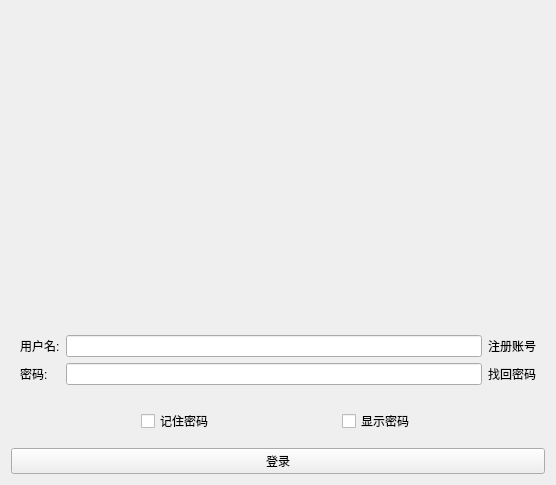
<?xml version="1.0" encoding="UTF-8"?>
<ui version="4.0">
 <class>tcplogin</class>
 <widget class="QWidget" name="tcplogin">
  <property name="geometry">
   <rect>
    <x>0</x>
    <y>0</y>
    <width>556</width>
    <height>485</height>
   </rect>
  </property>
  <property name="windowTitle">
   <string>Form</string>
  </property>
  <layout class="QVBoxLayout" name="verticalLayout">
   <item>
    <widget class="QLabel" name="loginlabel">
     <property name="styleSheet">
      <string notr="true">background-image: url(:/photo/qqlogin.png);</string>
     </property>
     <property name="text">
      <string/>
     </property>
     <property name="textFormat">
      <enum>Qt::AutoText</enum>
     </property>
     <property name="scaledContents">
      <bool>false</bool>
     </property>
     <property name="alignment">
      <set>Qt::AlignJustify|Qt::AlignVCenter</set>
     </property>
     <property name="wordWrap">
      <bool>false</bool>
     </property>
     <property name="margin">
      <number>7</number>
     </property>
    </widget>
   </item>
   <item>
    <layout class="QVBoxLayout" name="verticalLayout_7">
     <item>
      <widget class="QWidget" name="widget" native="true">
       <property name="sizePolicy">
        <sizepolicy hsizetype="Preferred" vsizetype="Fixed">
         <horstretch>0</horstretch>
         <verstretch>0</verstretch>
        </sizepolicy>
       </property>
       <layout class="QGridLayout" name="gridLayout">
        <item row="0" column="0">
         <widget class="QLabel" name="label">
          <property name="text">
           <string>用户名:</string>
          </property>
         </widget>
        </item>
        <item row="1" column="2">
         <widget class="QLabel" name="label_4">
          <property name="text">
           <string>找回密码</string>
          </property>
          <property name="margin">
           <number>10</number>
          </property>
         </widget>
        </item>
        <item row="0" column="1">
         <widget class="QLineEdit" name="username"/>
        </item>
        <item row="1" column="1">
         <widget class="QLineEdit" name="passwd"/>
        </item>
        <item row="1" column="0">
         <widget class="QLabel" name="label_2">
          <property name="text">
           <string>密码:</string>
          </property>
         </widget>
        </item>
        <item row="0" column="2">
         <widget class="QLabel" name="label_3">
          <property name="text">
           <string>注册账号</string>
          </property>
          <property name="margin">
           <number>10</number>
          </property>
         </widget>
        </item>
       </layout>
      </widget>
     </item>
     <item>
      <widget class="QWidget" name="widget_2" native="true">
       <property name="sizePolicy">
        <sizepolicy hsizetype="Preferred" vsizetype="Fixed">
         <horstretch>0</horstretch>
         <verstretch>0</verstretch>
        </sizepolicy>
       </property>
       <layout class="QHBoxLayout" name="horizontalLayout">
        <item>
         <spacer name="horizontalSpacer_2">
          <property name="orientation">
           <enum>Qt::Horizontal</enum>
          </property>
          <property name="sizeHint" stdset="0">
           <size>
            <width>112</width>
            <height>20</height>
           </size>
          </property>
         </spacer>
        </item>
        <item>
         <widget class="QCheckBox" name="checkBox">
          <property name="text">
           <string>记住密码</string>
          </property>
         </widget>
        </item>
        <item>
         <spacer name="horizontalSpacer_3">
          <property name="orientation">
           <enum>Qt::Horizontal</enum>
          </property>
          <property name="sizeHint" stdset="0">
           <size>
            <width>111</width>
            <height>20</height>
           </size>
          </property>
         </spacer>
        </item>
        <item>
         <widget class="QCheckBox" name="checkBox_2">
          <property name="text">
           <string>显示密码</string>
          </property>
         </widget>
        </item>
        <item>
         <spacer name="horizontalSpacer">
          <property name="orientation">
           <enum>Qt::Horizontal</enum>
          </property>
          <property name="sizeHint" stdset="0">
           <size>
            <width>112</width>
            <height>20</height>
           </size>
          </property>
         </spacer>
        </item>
       </layout>
      </widget>
     </item>
     <item>
      <widget class="QPushButton" name="loginbtn">
       <property name="text">
        <string>登录</string>
       </property>
      </widget>
     </item>
    </layout>
   </item>
  </layout>
 </widget>
 <resources/>
 <connections/>
</ui>
